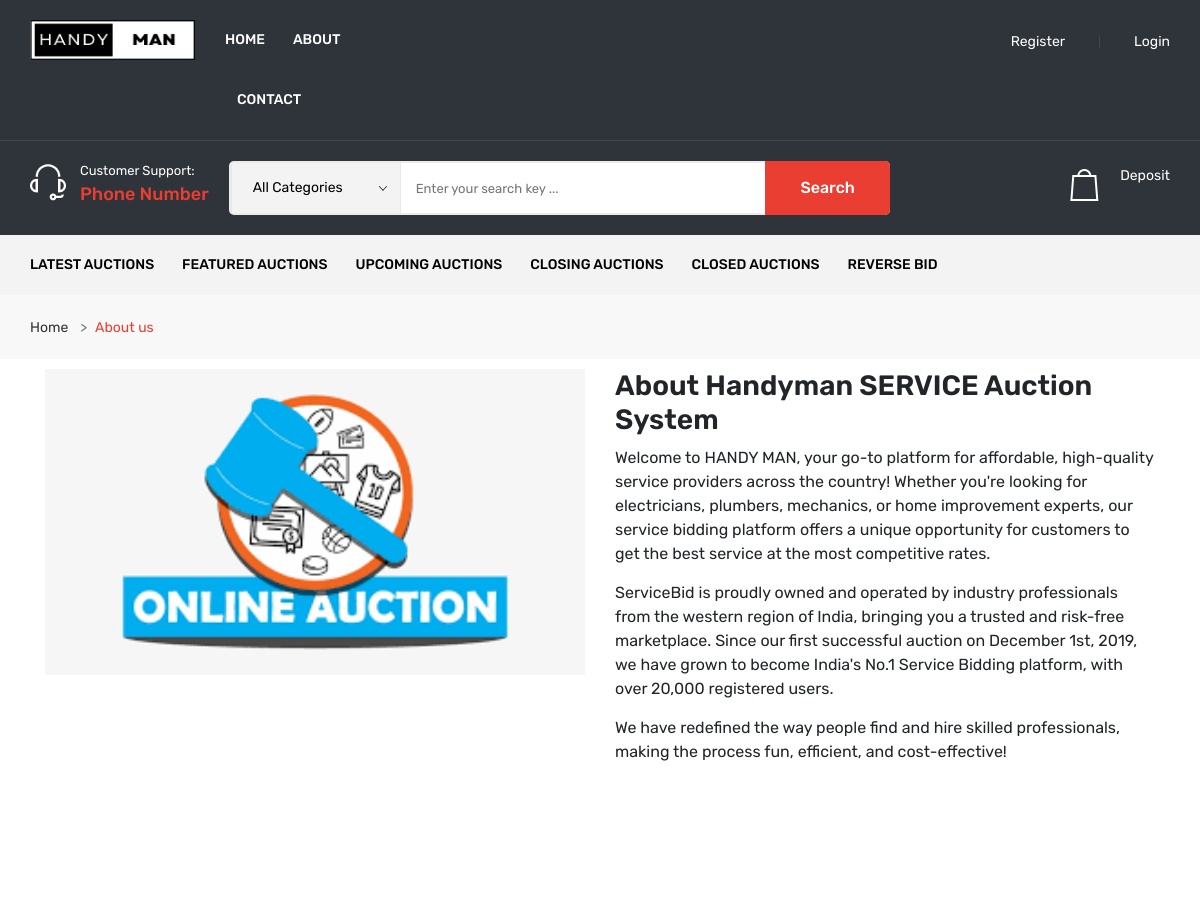
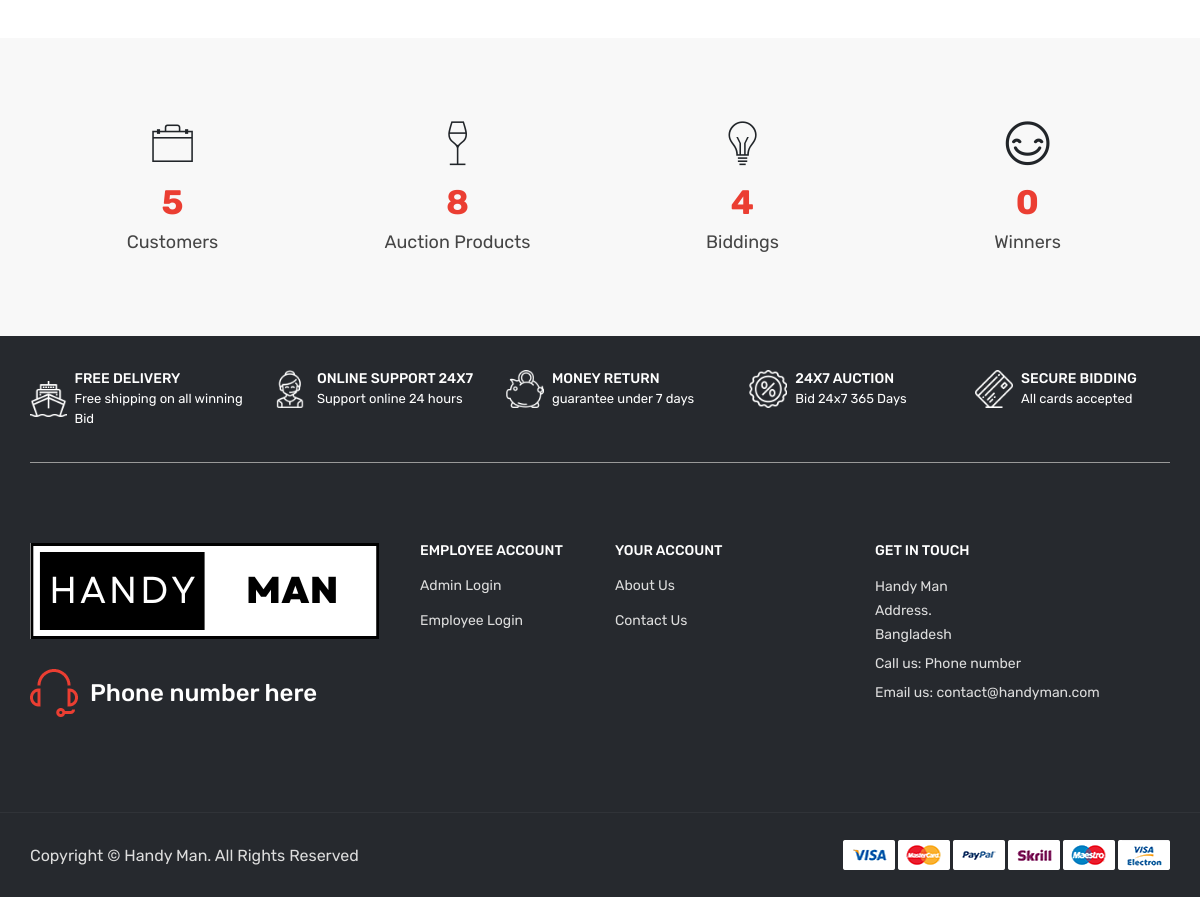
The page /about-us.php on the database its author committed (2 pictures, top to bottom).
### tables this page shows
CREATE TABLE `webpage` (
  `webpage_id` int(11) NOT NULL,
  `webpage_link` varchar(50) NOT NULL,
  `webpage_title` varchar(150) NOT NULL,
  `webpage_description` text NOT NULL,
  `webpage_image` varchar(255) NOT NULL
);

### about-us.php (the view)
<?php
include("header.php");
$webpage_link = basename($_SERVER['PHP_SELF']);
$sqlselectwebpage = "SELECT * FROM  webpage WHERE webpage_link='$webpage_link'";
$qsqlselectwebpage = mysqli_query($con,$sqlselectwebpage);
$rsselectwebpage = mysqli_fetch_array($qsqlselectwebpage);
?>
            <div class="breadcrumb-area bg-gray">
                <div class="container-fluid">
                    <div class="row">
                        <div class="col-lg-12">
                            <ul class="breadcrumb-list">
                                <li class="breadcrumb-item"><a href="#">Home</a></li>
                                <li class="breadcrumb-item active">About us</li>
                            </ul>
                        </div>
                    </div>
                </div>
            </div>
            <div class="content-wraper mt-10">
                <div class="container">
                    <div class="row ">
                        <div class="col-lg-6">
                            <div class="about-us-img">
                                <img alt="" src="<?php echo $rsselectwebpage['webpage_image']; ?>" style="width: 100%;">
                            </div>
                        </div>
                        <div class="col-lg-6">
                            <div class="about-info-wrapper">
                                <h2><?php echo $rsselectwebpage['webpage_title']; ?></h2>
								<?php echo $rsselectwebpage['webpage_description']; ?>
                            </div>
                        </div>
                    </div>
                </div>
            </div>
            <div class="project-count-area bg-gray pt-80 pb-50 mt-25">
                <div class="container">
                    <div class="row">
                        <div class="col-lg-3 col-md-6 col-sm-6">
                            <div class="single-count text-center mb-30">
                                <div class="count-icon">
                                    <span class="ion-ios-briefcase-outline"></span>
                                </div>
                                <div class="count-title">
                                    <h2 class="count">
<?php
$sql ="SELECT * FROM customer";
$qsql = mysqli_query($con,$sql);
echo  mysqli_num_rows($qsql);
?>
									</h2>
                                    <span>Customers</span>
                                </div>
                            </div>
                        </div>
                        <div class="col-lg-3 col-md-6 col-sm-6">
                            <div class="single-count text-center mb-30">
                                <div class="count-icon">
                                    <span class="ion-ios-wineglass-outline"></span>
                                </div>
                                <div class="count-title">
                                    <h2 class="count"><?php
$sql ="SELECT * FROM product";
$qsql = mysqli_query($con,$sql);
echo  mysqli_num_rows($qsql);
?></h2>
                                    <span>Auction Products</span>
                                </div>
                            </div>
                        </div>
                        <div class="col-lg-3 col-md-6 col-sm-6">
                            <div class="single-count text-center mb-30">
                                <div class="count-icon">
                                    <span class="ion-ios-lightbulb-outline"></span>
                                </div>
                                <div class="count-title">
                                    <h2 class="count"><?php
$sql ="SELECT * FROM bidding";
$qsql = mysqli_query($con,$sql);
echo  mysqli_num_rows($qsql);
?></h2>
                                    <span>biddings</span>
                                </div>
                            </div>
                        </div>
                        <div class="col-lg-3 col-md-6 col-sm-6">
                            <div class="single-count text-center mb-30">
                                <div class="count-icon">
                                    <span class="ion-happy-outline"></span>
                                </div>
                                <div class="count-title">
                                    <h2 class="count"><?php
$sql ="SELECT * FROM winners";
$qsql = mysqli_query($con,$sql);
echo  mysqli_num_rows($qsql);
?></h2>
                                    <span>Winners</span>
                                </div>
                            </div>
                        </div>
                    </div>
                </div>
            </div>
<?php
include("footer.php");
?>

### css/responsive.css (style rules this page uses)
@media (min-width: 1200px) and (max-width: 1399px) { .container-fluid { max-width: 1724px; padding-left: 30px; padding-right: 30px; } }

### rows shown on the page
webpage: webpage_image (picture), webpage_title "About Handyman SERVICE Auction System", webpage_description "Welcome to HANDY MAN, your go-to platform for affordable, high-quality service providers across the country! Whether you're looking for electricians, plumbers, mechanics, or home improvement experts, our service bidding platform offers a unique opportunity for customers to get the best service at the most competitive rates. ServiceBid is proudly owned and operated by industry professionals from the western region of India, bringing you a trusted and risk-free marketplace. Since our first successful auction on December 1st, 2019, we have grown to become India's No.1 Service Bidding platform, with over 20,000 registered users. We have redefined the way people find and hire skilled…"

### other values the page prints
mysqli_num_rows($qsql) "5"
mysqli_num_rows($qsql) "8"
mysqli_num_rows($qsql) "4"
mysqli_num_rows($qsql) "0"
